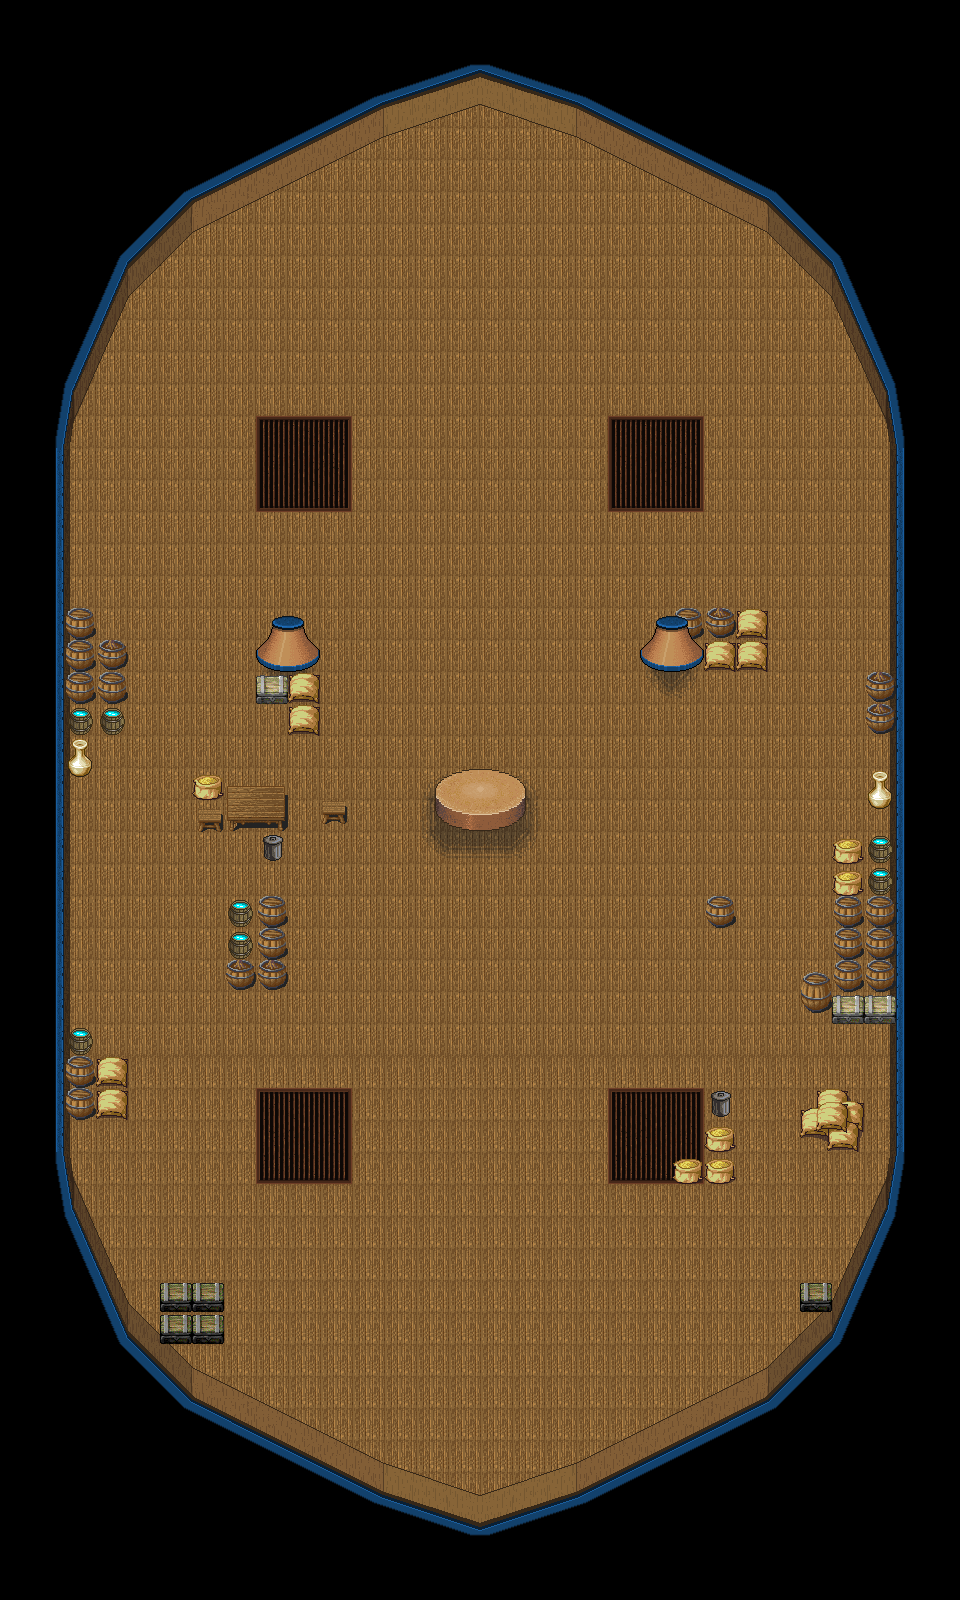

Below is a game level as drawn by its tile map, then a one-line description and the .tmx that defines it (tile-layer data replaced by summaries):
An orthogonal 30x50 tile map with 32x32 px tiles, 6 tile layers (ground, subdetail, detail, collision, ...), 2 tilesets and 5 objects.

<map version="1.0" tiledversion="1.1.4" orientation="orthogonal" renderorder="right-down" width="30" height="50" tilewidth="32" tileheight="32" infinite="0" nextobjectid="14">
 <tileset firstgid="1" name="_WORLD-TILES-MASTER" tilewidth="32" tileheight="32" tilecount="3040" columns="40">
  <image source="_WORLD-TILES-MASTER.png" width="1280" height="2432" />
 </tileset>
 <tileset firstgid="3041" name="_WORLD-TILES-MASTER" tilewidth="32" tileheight="32" tilecount="3040" columns="40">
  <image source="_WORLD-TILES-MASTER.png" width="1280" height="2432" />
 </tileset>
 <layer name="ground" width="30" height="50">
  <data>[1500 cells, 1004 non-empty, 11 distinct tile ids]</data>
 </layer>
 <layer name="subdetail" width="30" height="50">
  <data>[1500 cells, 0 non-empty, 0 distinct tile ids]</data>
 </layer>
 <layer name="detail" width="30" height="50">
  <data>[1500 cells, 64 non-empty, 11 distinct tile ids]</data>
 </layer>
 <layer name="collision" width="30" height="50">
  <data>[1500 cells, 291 non-empty, 67 distinct tile ids]</data>
 </layer>
 <objectgroup name="objects">
  <object id="9" gid="1352" x="333.5" y="1210.5" width="32" height="32">
   <properties>
    <property name="character" value="Doug" />
    <property name="dI" type="int" value="1" />
    <property name="id" value="37" />
    <property name="key" value="npc" />
    <property name="name" value="Doug" />
    <property name="static" type="bool" value="false" />
    <property name="type" value="npc" />
   </properties>
  </object>
  <object id="10" gid="1352" x="338.5" y="567.5" width="32" height="32">
   <properties>
    <property name="character" value="Hippolyte the Scurvy-Ridden Taxpayer" />
    <property name="dI" type="int" value="1" />
    <property name="id" value="37" />
    <property name="key" value="npc" />
    <property name="name" value="Hippolyte the Scurvy-Ridden Taxpayer" />
    <property name="static" type="bool" value="false" />
    <property name="type" value="npc" />
   </properties>
  </object>
  <object id="11" gid="1352" x="596.5" y="881.5" width="32" height="32">
   <properties>
    <property name="character" value="Derek Fildebrandt" />
    <property name="dI" type="int" value="8" />
    <property name="id" value="33" />
    <property name="key" value="npc" />
    <property name="name" value="Derek Fildebrandt" />
    <property name="portrait" value="fildebrandt" />
    <property name="static" type="bool" value="true" />
    <property name="type" value="npc" />
   </properties>
  </object>
  <object id="12" gid="1352" x="609.5" y="1312.5" width="32" height="32">
   <properties>
    <property name="character" value="Lloyd" />
    <property name="dI" type="int" value="0" />
    <property name="id" value="37" />
    <property name="key" value="npc" />
    <property name="name" value="Lloyd" />
    <property name="static" type="bool" value="false" />
    <property name="type" value="npc" />
   </properties>
  </object>
  <object id="13" gid="1352" x="785" y="1311" width="32" height="32">
   <properties>
    <property name="itemName" value="Max Health Increased" />
    <property name="key" value="powerup" />
    <property name="objectType" value="chest" />
    <property name="type" value="object" />
   </properties>
  </object>
 </objectgroup>
 <layer name="subforeground" width="30" height="50">
  <data>[1500 cells, 13 non-empty, 10 distinct tile ids]</data>
 </layer>
 <layer name="foreground" width="30" height="50">
  <data>[1500 cells, 0 non-empty, 0 distinct tile ids]</data>
 </layer>
</map>
